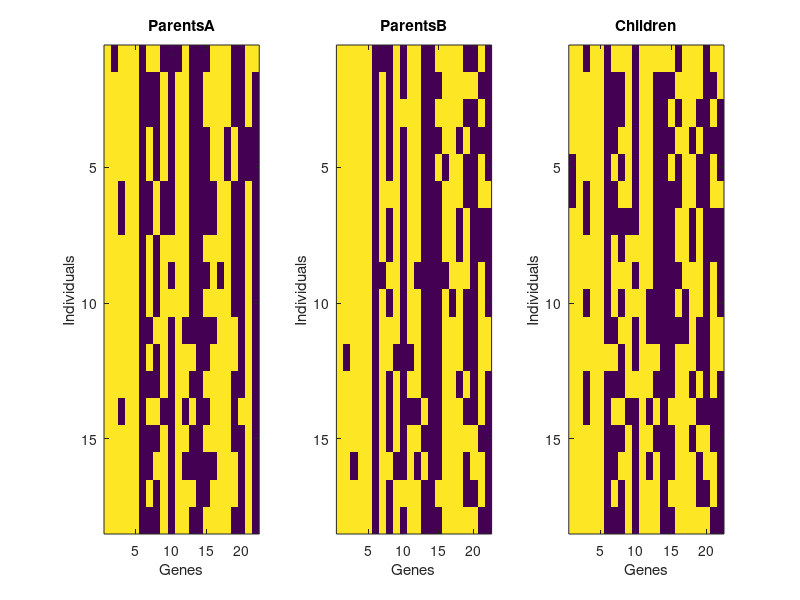
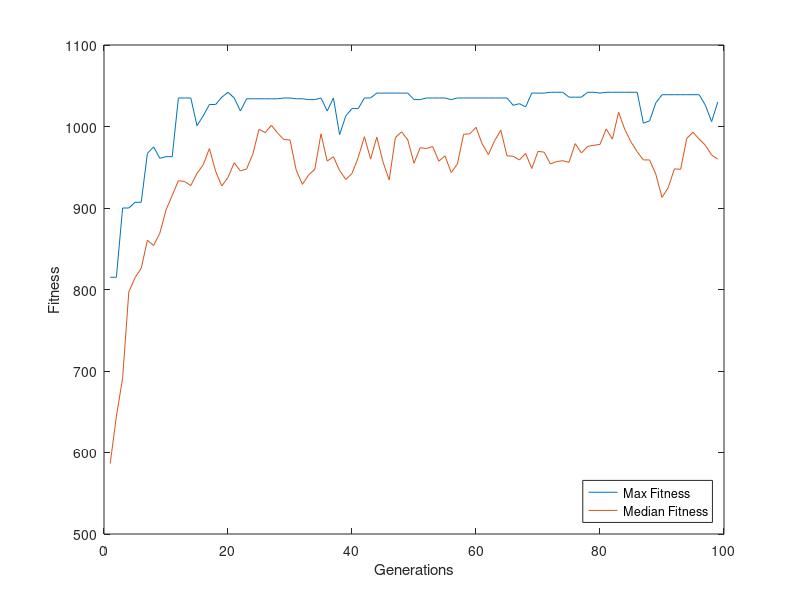

Write MATLAB code to recreate these figures, in order.
%% Evolutionary Algorithm

% clear variables
clear;
%% Algorithm Parameters
population_size = 18;
%number_of_genes = 8;
crossover_probability = 0.9;

maximum_generations = 100;
% Keep record of last valid best individual
last_best_valid_individuals_fitness = 0;

%% Read data
% Reads the data and stores weight and values to variables
data = importdata('items.csv')
weights = data.data(:,1);
values = data.data(:,2);
number_of_genes = length(weights);
% Read names without header
names = data.textdata(2:length(data.textdata),1);

mutation_probability = 1./number_of_genes;


%% Initialize Population
population = randi([0 1], population_size, number_of_genes);

figure(1);
imagesc(population);
xlabel('Genes');
ylabel('Individuals');
title('Children');

%% Evolution Loop
for generation=1:maximum_generations
    %% Evaluate Population
    for index = 1:population_size
        individual = population(index,:);
        value = individual*values;
        weight = individual*weights;
        %
        %if weight>=400
        %    fitness(index) = 0;
        %else
        %    fitness(index) = value;
        %end
        %using soft constraints
        fitness(index) = value - (weight - 400);
        if weight < 400 && fitness(index) > last_best_valid_individuals_fitness
            last_best_valid_individual = individual;
            last_best_valid_individuals_fitness = fitness(index)
        end
    end
    
    % Dont vary last generation
    if generation < maximum_generations
        [best_fitness(generation), index] = max(fitness);
        best_individuum = population(index,:);
        median_fitness(generation) = median(fitness);
        best_fitness(generation)

        %% Selection
        % Tournament

        competitors = randi(population_size, population_size, 2);
        first_competitor_won = fitness(competitors(:,1)) > fitness(competitors(:,2));
        winner_indizes = [competitors(first_competitor_won,1);competitors(~first_competitor_won,2)];
        first_mates = population(winner_indizes,:);

        competitors = randi(population_size, population_size, 2);
        first_competitor_won = fitness(competitors(:,1)) > fitness(competitors(:,2));
        winner_indizes = [competitors(first_competitor_won,1);competitors(~first_competitor_won,2)];
        second_mates = population(winner_indizes,:);

        %% Generate Next Generation
        % Crossover
        % Determine if crossover will be done for each pair of mates
        do_crossover = (rand(population_size, 1) < crossover_probability);

        % Combine mate's genes
        index = [1:population_size]';
        crossover_point = randi([1 number_of_genes-1], population_size, 1) .* do_crossover(index);
        next_generation = [first_mates(:,1:crossover_point)...
            second_mates(:,crossover_point+1:number_of_genes)];

        % Elitism
        next_generation(1,:) = best_individuum;

        % Mutate
        % For each gene check if mutation shall appear
        mutate = (rand(population_size, number_of_genes) < mutation_probability);
        % XOR exactly changes 1s to 0s and vice versa if mutate equals 1 and 
        % leaves genes as are if mutate equals 0
        % gene  mutate  result
        %  0      0       0
        %  0      1       1
        %  1      0       1
        %  1      1       0
        next_generation = xor(next_generation, mutate);

        population = next_generation;

        % Plot Parents and Children
        subplot(1,3,1);imagesc(first_mates);xlabel('Genes');ylabel('Individuals');title('ParentsA')
        subplot(1,3,2);imagesc(second_mates);xlabel('Genes');ylabel('Individuals');title('ParentsB')
        subplot(1,3,3);imagesc(population);xlabel('Genes');ylabel('Individuals');title('Children')
        pause(0.1);
    end
end



%% Plot Result
figure(2);
clf;
plot(best_fitness);
hold on;
plot(median_fitness);
xlabel('Generations');
ylabel('Fitness');
legend('Max Fitness', 'Median Fitness','Location','SouthEast')

% Output the best valid individual
best_value = last_best_valid_individual * values
best_weight = last_best_valid_individual * weights
best_pack = names(last_best_valid_individual)

%% Results
% Best results using soft constraints:
% best_value =
%
%        1030
%
%
%best_weight =
%
%   396
%
%
%best_pack = 
%or
%    'map'
%    'compass'
%    'water'
%    'sandwich'
%    'glucose'
%    'banana'
%    'suntan cream'
%    'waterproof trousers'
%    'waterproof overclothes'
%    'note-case'
%    'sunglasses'
%    'socks'
  